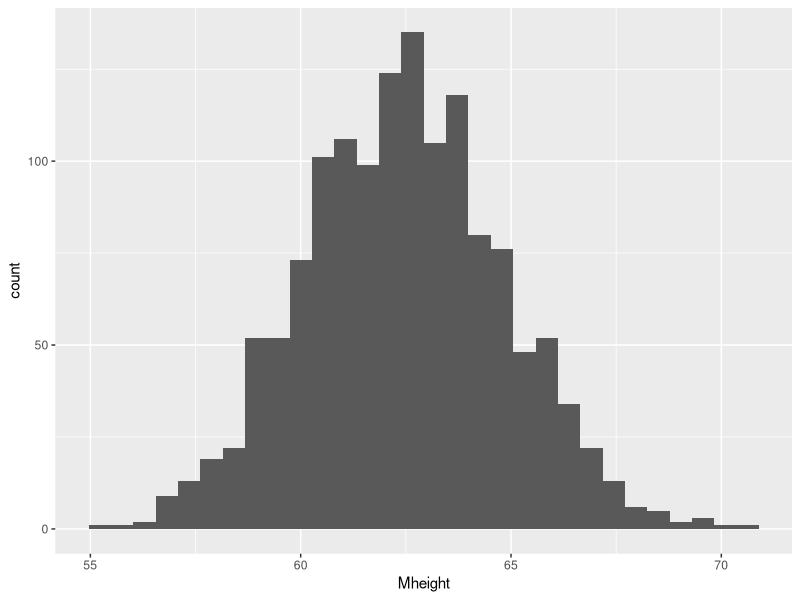

Write the R code that produced this figure.
## ---- chunk 1
library(tidyverse) 
library(knitr) 
opts_chunk$set(
  tidy = FALSE,
  cache = FALSE,
  echo = TRUE,
  warning = FALSE,
  message = FALSE,
  dpi = 300,
  fig.align = "center",
  fig.width = 3,
  fig.height = 3
  )
## ---- chunk 2
5 + 3
## ---- chunk 3
# everything after # (pound sign) is ignored
# useful for comments
2 * 5 # product of 2 and 5
## ---- chunk 4
3^2
## ---- chunk 5
3**2
## ---- chunk 6
Num1 <- 5 
Num2 <- 3 
sum_num <- Num1 + Num2
prod.num <- Num1 * Num2
print(sum_num) 
print(prod.num)
## ---- chunk 7
first_name <- "John" # use quotation marks for character strings
last_name <- 'Smith' # single quotation also works
print(first_name) # print() can be omitted, but encouraged
print(last_name)
## ---- chunk 8
TF1 <- T # upper case T, not t
TF2 <- F # Upper ase F, not f
print(TF1)
print(TF2)
## ---- chunk 9
TF3 <- TRUE # can use TRUE instead of T
TF4 <- FALSE # can use FALSE instead of F
print(TF3)
print(TF4)
## ---- chunk 10
p <- 4; q <- 6 # semicolon (;) can be used to separate lines
call1 <- p > 5
call2 <- q > 5
call3 <- q > 6
call4 <- q >= 6
print(call1)
print(call2)
print(call3)
print(call4)
## ---- chunk 11
p <- 4; q <- 6 
print(p < 5 & q < 7) # & means "and": TRUE only if both are TRUE
print(p < 5 & q < 5) 
print(p < 5 | q < 5) # | means "or": FALSE only if both are FALSE
print(!(p < 5)) # ! means "not"
## ---- chunk 12
a <- 1; b <- 3 
s <- sum(a, b) # sum() is a function that computes the sum
print(s)
## ---- chunk 13
first_name <- "John" 
last_name <- "Smith"
# paste() puts together multiple character strings
full_name <- paste(first_name, last_name) 
print(full_name)
## ---- chunk 14
vec1 <- c(2, 3, 5, 7, 1, 4)
print(vec1)
## ---- chunk 15
vec2 <- c("Joe", "waited", "for", "the", "train")
print(vec2)
## ---- chunk 16
vec3 <- vec2 %in% c("Joe", "for") # %in% determines membership
print(vec3)
## ---- chunk 17
length(vec1)
sum(vec1)
## ---- chunk 18
sort(vec1)
## ---- chunk 19
sort(vec1, decreasing = T)
## ---- chunk 20
collapse1 <- paste(vec2, collapse = " "); print(collapse1)
## ---- chunk 21
collapse2 <- paste(vec2, collapse = "_"); print(collapse2)
## ---- chunk 22
paste(vec2, collapse = "")
## ---- chunk 23
collapse3 <- paste(vec2, collapse = ""); print(collapse3)
## ---- chunk 24
print(vec1)
## ---- chunk 25
vec4 <- vec1 > 3
print(vec4)
## ---- chunk 26
sum(vec4) # in R, TRUE is 1, FALSE is 0
## ---- chunk 27
a <- vec1[3]
print(a)
## ---- chunk 28
dm <- vec2[c(1, 5)]
print(dm)
## ---- chunk 29
vec1[length(vec1)]
## ---- chunk 30
w1 <- c(1, 2, 3, 4, 5, 6, 7, 8, 9, 10)
sum(w1)
## ---- chunk 31
w2 <- 1:10
print(w2)
sum(w2) 
## ---- chunk 32
# one can use a function seq()
# type ?seq to get help
w3 <- seq(2, 20, by = 2)
sum(w3)
## ---- chunk 33
w4 <- 2*w1 # product of a single number and a vector
print(w4)
sum(w4)
## ---- chunk 34
num3 <- 3
vec5 <- 1:5
vec6 <- vec5 + num3
print(vec6)
## ---- chunk 35
vec7 <- paste0("Visitor_", vec5)
print(vec7)
## ---- chunk 36
# use of the function data.frame()
first_name <- c("Lisa", "John", "Chuck", "Matt")
last_name <- c("Simpson", "Smith", "Williams", "June")
age_yrs <- c(8, 42, 81, 23)
book <- data.frame(first = first_name,
                   last = last_name,
                   age = age_yrs)
print(book)
dim(book) # dimensions of a data frame: dim()
## ---- chunk 37
# extract a single element from a data frame
book[2, 3]
# extract a column: use $
age_extracted <- book$age
print(age_extracted)
# extract a row
book[4, ]
## ---- chunk 38
# use column number
method1 <- book[,1]
print(method1)
## ---- chunk 39
# use "$" to extract a column
method2 <- book$first
print(method2)
## ---- chunk 40
gender <- c("Female", "Male", "Male", "Unknown")
book$sex <- gender
print(book)
## ---- chunk 41
book$remark <- "friend"
print(book)
## ---- chunk 42
# heights.txt is a space-delimited file 
# consisting of 1375 observations of mom/daughter age height pairs
# file path `file = "heights.txt"` below should be adjusted!
# Mac users: Finder -> Right click -> Option -> Copy as pathname
d <- read.table(file = "heights.txt", header = TRUE, sep = " ")
## ---- chunk 43
dim(d) # dimension
names(d) # variable(column) names
## ---- chunk 44
head(d) # first few rows (6 rows by default)
tail(d) # last few rows
## ---- chunk 45
g1 <- ggplot(d, aes(x = Mheight)) + 
  geom_histogram()
print(g1)
